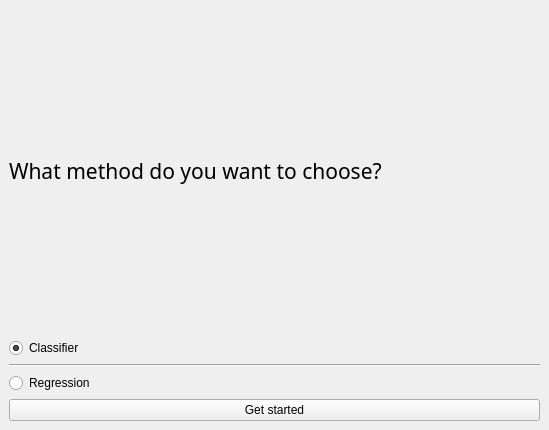
<?xml version="1.0" encoding="UTF-8"?>
<ui version="4.0">
 <class>MainWindow</class>
 <widget class="QMainWindow" name="MainWindow">
  <property name="geometry">
   <rect>
    <x>0</x>
    <y>0</y>
    <width>549</width>
    <height>430</height>
   </rect>
  </property>
  <property name="windowTitle">
   <string>MainWindow</string>
  </property>
  <widget class="QWidget" name="centralwidget">
   <property name="enabled">
    <bool>true</bool>
   </property>
   <property name="contextMenuPolicy">
    <enum>Qt::NoContextMenu</enum>
   </property>
   <property name="acceptDrops">
    <bool>false</bool>
   </property>
   <layout class="QVBoxLayout" name="verticalLayout_2">
    <item>
     <widget class="QLabel" name="question">
      <property name="font">
       <font>
        <family>Noto Sans Bamum</family>
        <pointsize>16</pointsize>
        <weight>50</weight>
        <bold>false</bold>
       </font>
      </property>
      <property name="text">
       <string>What method do you want to choose?</string>
      </property>
     </widget>
    </item>
    <item>
     <layout class="QVBoxLayout" name="verticalLayout">
      <item>
       <widget class="QRadioButton" name="radioButton_classfifier">
        <property name="enabled">
         <bool>true</bool>
        </property>
        <property name="text">
         <string>Classifier</string>
        </property>
        <property name="checked">
         <bool>true</bool>
        </property>
        <property name="autoExclusive">
         <bool>true</bool>
        </property>
       </widget>
      </item>
      <item>
       <widget class="Line" name="line">
        <property name="baseSize">
         <size>
          <width>10</width>
          <height>10</height>
         </size>
        </property>
        <property name="font">
         <font>
          <underline>false</underline>
         </font>
        </property>
        <property name="mouseTracking">
         <bool>false</bool>
        </property>
        <property name="autoFillBackground">
         <bool>true</bool>
        </property>
        <property name="orientation">
         <enum>Qt::Horizontal</enum>
        </property>
       </widget>
      </item>
      <item>
       <widget class="QRadioButton" name="radioButton_regression">
        <property name="autoFillBackground">
         <bool>false</bool>
        </property>
        <property name="text">
         <string>Regression</string>
        </property>
       </widget>
      </item>
     </layout>
    </item>
    <item>
     <widget class="QPushButton" name="pushButton_start">
      <property name="text">
       <string>Get started</string>
      </property>
     </widget>
    </item>
   </layout>
  </widget>
 </widget>
 <resources/>
 <connections/>
</ui>
